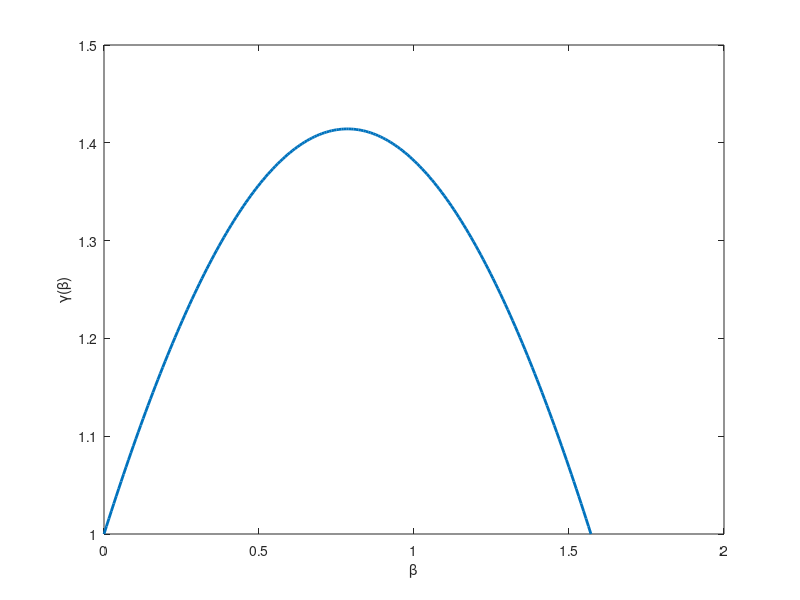

MATLAB code for this plot: (Note: this script raises an error after producing the figure.)
clear; clc; close all;
E_AA = 1;
a = 1;
beta = linspace(0, pi/2, 200);
gamma_beta = (E_AA/(1*a))*(cos(beta) + sin(beta));
figure; plot(beta, gamma_beta, 'LineWidth',2);
xlabel('\beta','Interpreter','tex');
ylabel('\gamma(\beta)','Interpreter','tex');
% title('Surface Energy vs. \theta','Interpreter','tex');
% grid on;

%%
clear; clc; close all;
E_AA = 1; a = 1;
beta = linspace(0, pi/2, 200);
gamma_beta = (E_AA/(a))*(cos(beta) + sin(beta));

figure;
polarplot(beta, gamma_beta, 'LineWidth',2);
title('Surface Energy vs. \beta','Interpreter','tex');

%%  cusp 90 deg apart

clear; clc; close all;

E_AA = 1;  a    = 1;         
theta = linspace(0, 2*pi, 400);
gamma_val = (E_AA/a) * ( abs(cos(theta)) + abs(sin(theta)) );
figure;
polarplot(theta, gamma_val, 'LineWidth',1);

%% Multiple even cusp 45 deg apart

clear; clc; close all;

E_AA = 1;   a    = 1;         
theta = linspace(0, 2*pi, 400);
gamma_val = (E_AA/a) * (abs(cos(4*theta)) + abs(sin(4*theta)) );

figure;
polarplot(theta, gamma_val, 'LineWidth',2);

%%
clear; clc; close all;

E_AA = 1;  
a    = 1;         
theta = linspace(0, 2*pi, 400);

w_cos = 1;    
w_sin = 1.25;  

gamma_val = (E_AA/a) * ( w_cos * abs(cos(2*theta)) + w_sin * abs(sin(2*theta)) );

figure;
polarplot(theta, gamma_val, 'LineWidth', 2);



%% gamma constant (isotropic surface energy)

clear; clc; close all;

E_AA = 1;  a    = 1;         
theta = linspace(0, 2*pi, 400);
gamma_val = (E_AA/a) * ones(size(theta));
figure;
polarplot(theta, gamma_val, 'LineWidth',2);

%%
clear; clc; close all;
gamma0 = 1;        
M = 1e6;          
epsilon = 1e-2;    
theta = linspace(0, 2*pi, 400);

gamma_val = M * ones(size(theta));

idx = ( abs(theta) < epsilon | ...
        abs(theta - 2*pi) < epsilon | ...
        abs(theta - pi/2) < epsilon | ...
        abs(theta - pi) < epsilon | ...
        abs(theta - 3*pi/2) < epsilon );

gamma_val(idx) = gamma0;
figure;
polarplot(theta, gamma_val, 'LineWidth', 1);
title('Surface Energy with Cusps at [1,0] and [0,1] Directions');

%%
clear; clc; close all;

gamma0 = 1;       
M = 1.5;          
epsilon = 1e-2;    

theta = linspace(0, 2*pi, 1000);
gamma_val = M * ones(size(theta));

idx = ( abs(theta) < epsilon | ...
        abs(theta - 2*pi) < epsilon | ...
        abs(theta - pi/2) < epsilon | ...
        abs(theta - pi) < epsilon | ...
        abs(theta - 3*pi/2) < epsilon );

gamma_val(idx) = gamma0;
figure;
polarplot(theta, gamma_val,'Color','r' ,'LineWidth',2);




%%

clear; clc; close all;
E_AA = 1;
a = 1;
theta = linspace(0, 2*pi, 400);
gamma_val = (E_AA/a) * (abs(cos(theta)) + abs(sin(theta)));

figure;
for phi = linspace(0,1,1)
    rotated_theta = theta + phi;
    polarplot(rotated_theta, gamma_val, 'LineWidth', 2);
    title(['Rotated Gamma System by ', num2str(phi*180/pi, '%.1f'), '°'], 'Interpreter','tex');
    drawnow;
    pause(0.1);
end


%%

clear; clc; close all;
E_AA = 1;
a = 1;
theta = linspace(0, 2*pi, 400);
gamma_val = (E_AA/a) * ( abs(cos(theta)) + abs(sin(theta)) );

figure; 
pax = polaraxes;
hold(pax, 'on');
r_max = max(gamma_val); 

nSteps = 1; % Number of rotation steps

for phi = linspace(0, pi/6, nSteps)

    polarplot(pax, theta + phi, gamma_val, 'LineWidth', 2, 'Color', [0 0.4470 0.7410]);
    r_line = linspace(-r_max, r_max, 100);
    theta_line = phi * ones(size(r_line));
    polarplot(pax, theta_line, r_line, 'r--', 'LineWidth', 3);
    polarplot(pax, phi+pi/2 * ones(size(r_line)), r_line, 'r--', 'LineWidth', 3);


    polarplot(pax,  0 * ones(size(r_line)), r_line, 'k-', 'LineWidth', 2);
     polarplot(pax,  pi/2 * ones(size(r_line)), r_line, 'k-', 'LineWidth', 2);
    
    % title(pax, ['Rotated Gamma System by ', num2str(phi*180/pi, '%.1f'), '°'], 'Interpreter', 'tex');
    drawnow;
    % pause(0.1);
    % cla(pax); % Clear the axes for the next frame
    % hold(pax, 'on');
end


%%

clear; clc; close all;

E_AA = 1; a = 1;
theta = linspace(0, pi/2, 200);
gamma_theta = (E_AA / (1*a)) * (abs(cos(theta)) + abs(sin(theta)));

theta_g = pi/6;  
gamma_theta_rot = (E_AA / a) * (abs(cos(theta + theta_g)) + abs(sin(theta + theta_g)));

figure;
plot(theta, gamma_theta, 'LineWidth', 2); hold on;
plot(theta, gamma_theta_rot, 'LineWidth', 2); 
xlabel('\beta', 'Interpreter', 'tex');
ylabel('\gamma(\beta)', 'Interpreter', 'tex');

legend('$\theta = 0$','$\theta = \frac{\pi}{6}$','Location','Best');
grid on;

% figure;
% polarplot(theta, gamma_theta_rot, 'LineWidth',1);

%%

clear; clc; close all;

E_AA   = 1;
a      = 1;
theta  = linspace(0, pi/4, 200); 
theta_g = pi/4;                   

gamma_theta = (E_AA/a) * (cos(theta) + sin(theta));
gamma_theta_rot = (E_AA/a) * (cos(theta + theta_g) + sin(theta + theta_g));

K_original = sqrt(gamma_theta)      ./ cos(theta);
K_rotated  = sqrt(gamma_theta_rot)  ./ cos(theta);

figure;
plot(theta, K_original, 'LineWidth',2); hold on;
plot(theta, K_rotated,  'LineWidth',2);
xlabel('\theta', 'Interpreter', 'tex');
ylabel('K(\theta)', 'Interpreter', 'tex');
% legend('K_{original}(\theta)','K_{rotated}(\theta + \theta_g)','Location','best');
grid on;
legend('$\theta = 0$','$\theta = \frac{\pi}{6}$','Location','Best');

%%

clear; clc; close all;
E_AA = 1;
a    = 1;
theta = linspace(0, pi/4, 200);                               % theta values along x-axis
theta_g_list = [0 pi/6 pi/4];    %linspace(0, pi/4-0.2, 5);        % 5 equally spaced theta_g values from 0 to pi/4

figure; hold on;
legend_entries = cell(length(theta_g_list), 1);


for i = 1:length(theta_g_list)
    theta_g = theta_g_list(i);
    
    gamma_theta_rot = (E_AA/a) * (abs(cos(theta + theta_g)) + abs(sin(theta + theta_g)));
    K = sqrt(gamma_theta_rot) ./ abs(cos(theta + theta_g));
   
    plot(theta, K, 'LineWidth', 2);
    legend_entries{i} = sprintf('\\theta_g = %.2f', theta_g);
end

ylim([1 5]);
xlabel('\theta', 'Interpreter', 'tex');
ylabel('K', 'Interpreter', 'tex');
legend(legend_entries, 'Location', 'best');
legend('$\theta = 0$','$\theta = \frac{\pi}{6}$','Location','Best');
grid on;


%%
clear all;
N = 1e6;   
rng('default');

Gamma = 1 + rand(N,1);
Theta = (pi/2)*rand(N,1);

figure;

subplot(1,2,1);
histogram(Gamma,'Normalization','pdf');
title('Distribution of \Gamma \sim Uniform(1,2)');
xlabel('\Gamma');
ylabel('Density');

subplot(1,2,2);
histogram(Theta,'Normalization','pdf');
title('Distribution of \Theta \sim Uniform(0,\pi/2)');
xlabel('\Theta');
ylabel('Density');


%%

clear all;
N = 1e7;
rng('default');
g = 1 + rand(N,1);
t = (pi/2)*rand(N,1);
K = sqrt(g)./cos(t);

kmin = 1;
kmax = prctile(K,99.5);
edges = linspace(kmin,kmax,10000);
[count,edges] = histcounts(K,edges,'Normalization','pdf');
centers = 0.5*(edges(1:end-1)+edges(2:end));

pdf_vals = arrayfun(@(x) pdfK(x), centers);

bar(centers,count,'hist')
hold on;
plot(centers,pdf_vals,'r-','LineWidth',2)
hold off;
xlim([1 10]);
xlabel('K', 'Interpreter', 'latex');
ylabel('$f_{K}$', 'Interpreter', 'latex');
%%

clear all;
N = 1e7;
Q = 100;  
rng('default');
g = 1 + (Q-1)*rand(N,1);
t = (pi/2)*rand(N,1);
K = sqrt(g)./cos(t);

kmin = 1;
kmax = prctile(K,99.5);
edges = linspace(kmin,kmax,10000);
[count,edges] = histcounts(K,edges,'Normalization','pdf');
centers = 0.5*(edges(1:end-1)+edges(2:end));

pdf_vals = zeros(size(centers));
idx1 = centers < sqrt(Q);      % Case: 1 <= k < sqrt(Q)
idx2 = centers >= sqrt(Q);     % Case: k >= sqrt(Q)

theta_a = acos(1 ./ centers(idx1));
F_a = theta_a/2 + sin(2*theta_a)/4;
pdf_vals(idx1) = (4 .* centers(idx1) ./ (pi*(Q-1))) .* F_a;

theta1 = acos(1 ./ centers(idx2));
theta2 = acos(sqrt(Q) ./ centers(idx2));
F1 = theta1/2 + sin(2*theta1)/4;
F2 = theta2/2 + sin(2*theta2)/4;
pdf_vals(idx2) = (4 .* centers(idx2) ./ (pi*(Q-1))) .* (F1 - F2);

bar(centers, count, 'hist');
hold on;
plot(centers, pdf_vals, 'r-', 'LineWidth',2);
hold off;
xlim([1 50]);
xlabel('K','Interpreter','latex');
ylabel('$f_{K}$','Interpreter','latex');
title(['$Q = ', num2str(Q), '$'],'Interpreter','latex');


%%
function val = pdfK(x)
if x < 1
    val = 0;
elseif x < sqrt(2)
    val = (2/pi)*( x*acos(1/x) + sqrt(x^2 - 1)/x );
else
    val = (2/pi)*( x*( acos(1/x) - acos(sqrt(2)/x) ) + ...
                   ( sqrt(x^2 - 1) - sqrt(2)*sqrt(x^2 - 2 ) )/x );
end
end




